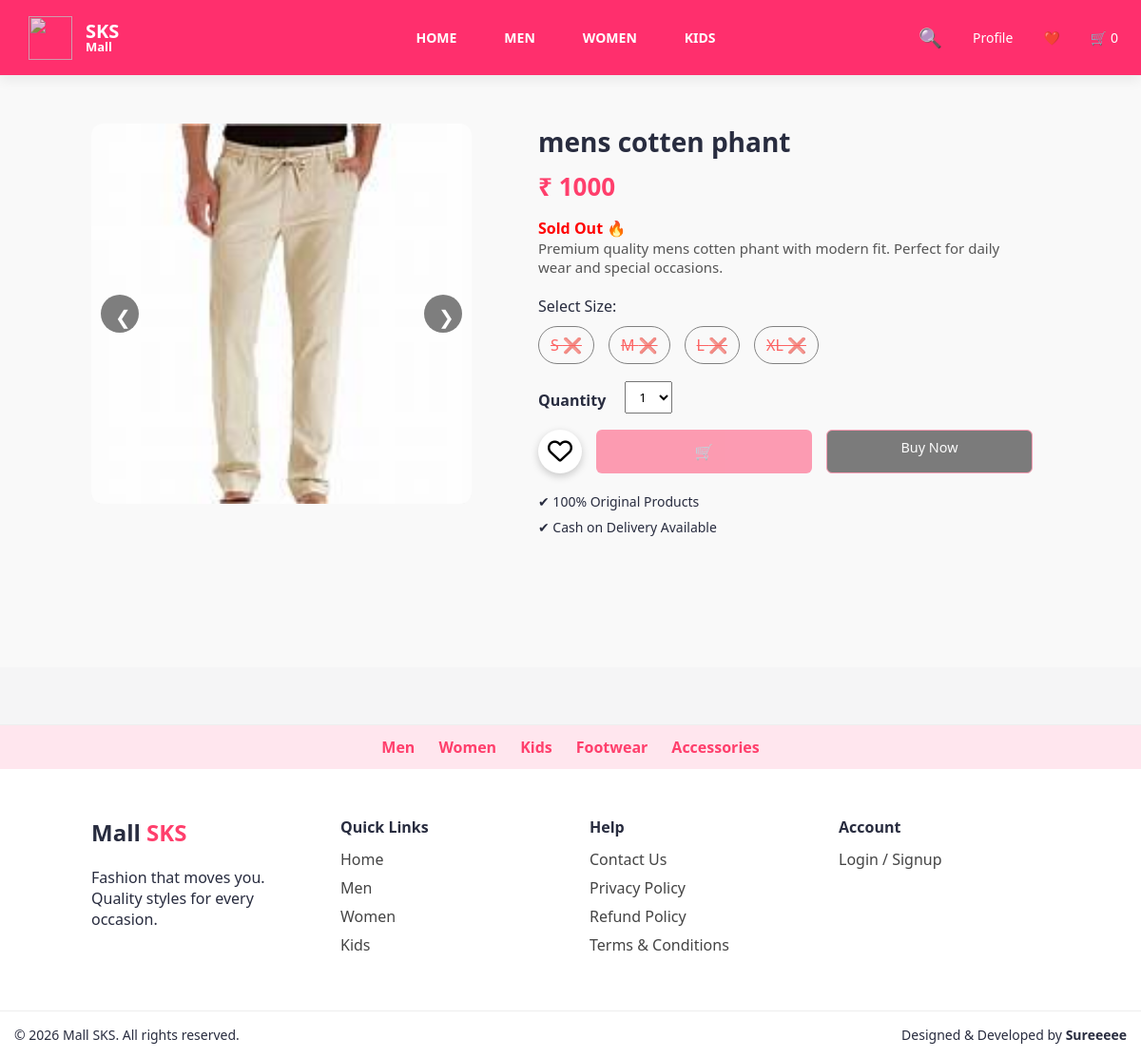
Page /product/11 on the committed database.
### models/product.py (models this page shows)
class Product(db.Model):
    id = db.Column(db.Integer, primary_key=True)
    name = db.Column(db.String(100), nullable=False)
    price = db.Column(db.Integer, nullable=False)
    category = db.Column(db.String(50))
    type = db.Column(db.String(50))
    color = db.Column(db.String(30))
    brand = db.Column(db.String(50))
    sizes = db.Column(db.String(100))
    image = db.Column(db.String(200))
    image2 = db.Column(db.String(200))
    image3 = db.Column(db.String(200))

### models/productsize.py (models this page shows)
class ProductSize(db.Model):
    id = db.Column(db.Integer, primary_key=True)
    product_id = db.Column(db.Integer, db.ForeignKey('product.id'))
    size = db.Column(db.String(10))
    stock = db.Column(db.Integer)

### app.py (the view)
@app.route("/product/<int:pid>")
def product_page(pid):
    product = Product.query.get_or_404(pid)
    sizes = ProductSize.query.filter_by(product_id=pid).all()
    return render_template("product.html", product=product, sizes=sizes)

### templates/product.html (shortened to what this page needs)
<!DOCTYPE html>
<html lang="en">
<head>
    <link rel="stylesheet" href="{{ url_for('static', filename='css/style.css') }}">
    <link rel="stylesheet" href="https://cdnjs.cloudflare.com/ajax/libs/font-awesome/6.5.0/css/all.min.css">
</head>
<body>
{% include "header.html" %}
<section class="product-page">
    <div class="product-image">
        <div class="slider">
    <button class="prev" id="prevBtn">❮</button>
    <div class="slides" id="slides">
        <img src="{{ url_for('static', filename=product.image) }}">
    </div>
    <button class="next" id="nextBtn">❯</button>
</div>
    </div>
    <div class="product-details">
        <h1 class="product-title">{{ product.name }}</h1>
        <p class="product-price">₹ {{ product.price }}</p>
        {% set all_out = sizes|selectattr("stock", "equalto", 0)|list|length == sizes|length %}
{% if all_out %}
<p style="color:red; font-weight:bold;">Sold Out 🔥</p>
{% endif %}
        <p class="product-desc">
            Premium quality {{ product.name }} with modern fit.
            Perfect for daily wear and special occasions.
        </p>
        <div class="size-box">
            <label>Select Size:</label>
          <div class="sizes">
    {% for s in sizes %}
        {% if s.stock > 0 %}
            <span class="size">{{ s.size }}</span>
        {% else %}
            <span class="size sold">
                {{ s.size }} ❌
            </span>
        {% endif %}
    {% endfor %}
</div>
        </div>
        <div class="qty-box">
            <label for="qty">Quantity</label>
            <select id="qty">
                {% for i in range(1,6) %}
                    <option value="{{ i }}">{{ i }}</option>
                {% endfor %}
            </select>
        </div>
        <div class="product-buttons">
<div class="wishlist-wrap">
    <i id="wishlistIcon" class="fa-regular fa-heart"></i>
</div>
<a href="#" id="addToCartBtn" class="btn-cart"
   {% if all_out %}style="pointer-events:none;opacity:0.5;"{% endif %}>
    🛒
</a>
<a href="#" id="buyNowBtn" class="btn-buy"
   {% if all_out %}style="pointer-events:none;opacity:0.5;"{% endif %}>
     Buy Now
</a>
        </div>
        <ul class="features">
            <li>✔ 100% Original Products</li>
            <li>✔ Cash on Delivery Available</li>
        </ul>
    </div>
</section>
{% include "footer.html" %}
</body>
</html>

### static/css/style.css (style rules this page uses)
* { box-sizing: border-box; }
html, body { width: 100%; overflow-x: hidden; }
body { font-family: "Segoe UI", Arial, sans-serif; margin: 0; background-color: #f5f5f6; color: #282c3f; }
button { background-color: #ff3f6c; color: white; border: none; padding: 12px 20px; font-size: 15px; border-radius: 4px; cursor: pointer; }
label { display: block; margin-top: 12px; margin-bottom: 5px; font-weight: 500; }
body { margin: 0; font-family: "Segoe UI", Arial, sans-serif; background: #f5f5f6; color: #282c3f; }
body { animation: fadePage 0.6s ease-in; }
.btn-cart, .btn-buy { flex: 1; text-align: center; padding: 10px 0; border-radius: 6px; font-weight: 600; text-decoration: none; transition: 0.3s; }
.btn-cart { background: #ff3f6c; color: #fff; }
.btn-buy { border: 1px solid #ff3f6c; color: #ff3f6c; }
.product-page { display: flex; gap: 50px; padding: 50px 8%; background: #f9f9f9; }
.product-image img { width: 420px; border-radius: 12px; box-shadow: 0 8px 20px rgba(0,0,0,0.15); }
.product-details { max-width: 520px; }
.product-details h1 { font-size: 28px; margin-bottom: 10px; }
.product-price { font-size: 26px; font-weight: bold; color: #ff3f6c; margin-bottom: 15px; }
.product-desc { font-size: 15px; color: #555; margin-bottom: 20px; }
.qty-box { margin-bottom: 15px; }
.qty-box label { font-weight: 600; margin-right: 10px; }
.qty-box select { padding: 6px 10px; }
.product-buttons { display: flex; gap: 15px; margin-bottom: 20px; }
.btn-wishlist, .btn-cart, .btn-buy { padding: 12px 18px; border-radius: 6px; font-weight: 600; text-decoration: none; transition: 0.3s; }
.btn-buy { background: #000; color: #fff; }
.features { margin-top: 15px; list-style: none; padding-left: 0; }
.features li { margin-bottom: 8px; font-size: 14px; }
* { margin: 0; padding: 0; box-sizing: border-box; font-family: "Segoe UI", sans-serif; }
body { margin: 0; padding: 0; }
.card-btn, .btn-buy { text-decoration: none; padding: 8px 12px; border-radius: 6px; font-size: 0.9rem; font-weight: 500; transition: background 0.2s; }
.product-image img { width: 80px; height: 80px; object-fit: cover; border-radius: 8px; box-shadow: 0 2px 6px rgba(0,0,0,0.1); }
.product-image { width: 420px; max-width: 100%; }
.product-image img { width: 100%; height: auto; object-fit: contain; border-radius: 12px; box-shadow: 0 6px 16px rgba(0,0,0,0.15); }
.size-box { margin: 10px 0; }
.size-box { margin: 15px 0; }
.sizes { display: flex; gap: 10px; margin-top: 8px; }
.size { border: 1px solid #ccc; padding: 8px 14px; border-radius: 20px; cursor: pointer; transition: 0.3s; font-weight: 500; }
.slider { width: 100%; overflow-x: auto; }
.slides { display: flex; gap: 10px; }
.slides img { width: 100%; max-width: 300px; border-radius: 10px; flex-shrink: 0; }
.sizes { display: flex; gap: 10px; margin-top: 10px; }
.size { padding: 8px 14px; border: 1px solid #ccc; border-radius: 20px; cursor: pointer; }
.qty-box { display: flex; align-items: center; gap: 10px; }
.slider { width: 100%; overflow: hidden; }
.slides { display: flex; transition: 0.5s; }
.slides img { width: 100%; flex-shrink: 0; }
.slider { position: relative; width: 100%; overflow: hidden; }
.prev { left: 10px; }
.next { right: 10px; }
.slider { position: relative; width: 100%; max-width: 400px; overflow: hidden; }
.slides { display: flex; width: 100%; transition: transform 0.5s ease-in-out; }
.slides img { width: 100%; min-width: 100%; height: auto; object-fit: cover; }
.slider { border-radius: 12px; }
.prev, .next { position: absolute; top: 50%; transform: translateY(-50%); background: rgba(0,0,0,0.5); color: white; border: none; padding: 10px 15px; cursor: pointer; font-size: 20px; border-radius: 50%; z-index: 10; }
.slider img { position: relative; z-index: 1; }
.prev, .next { width: 40px; height: 40px; }
body { padding-bottom: 120px; }
.product-details { margin-bottom: 80px; }
#wishlistIcon { font-size: 26px; color: black; background: white; padding: 10px; border-radius: 50%; box-shadow: 0 3px 8px rgba(0,0,0,0.2); cursor: pointer; transition: 0.3s; }
.size { padding:8px 12px; border:1px solid #333; cursor:pointer; margin-right:5px; }
.sold { color:red; text-decoration: line-through; opacity:0.6; cursor:not-allowed; }

### rows in the picture
Product: image (picture), name "mens cotten phant", price "1000"
ProductSize: size "S"
ProductSize: size "M"
ProductSize: size "L"
ProductSize: size "XL"

### other values in the picture
{{ session.get("cart", {})|length }} "0"
form field value "1"
